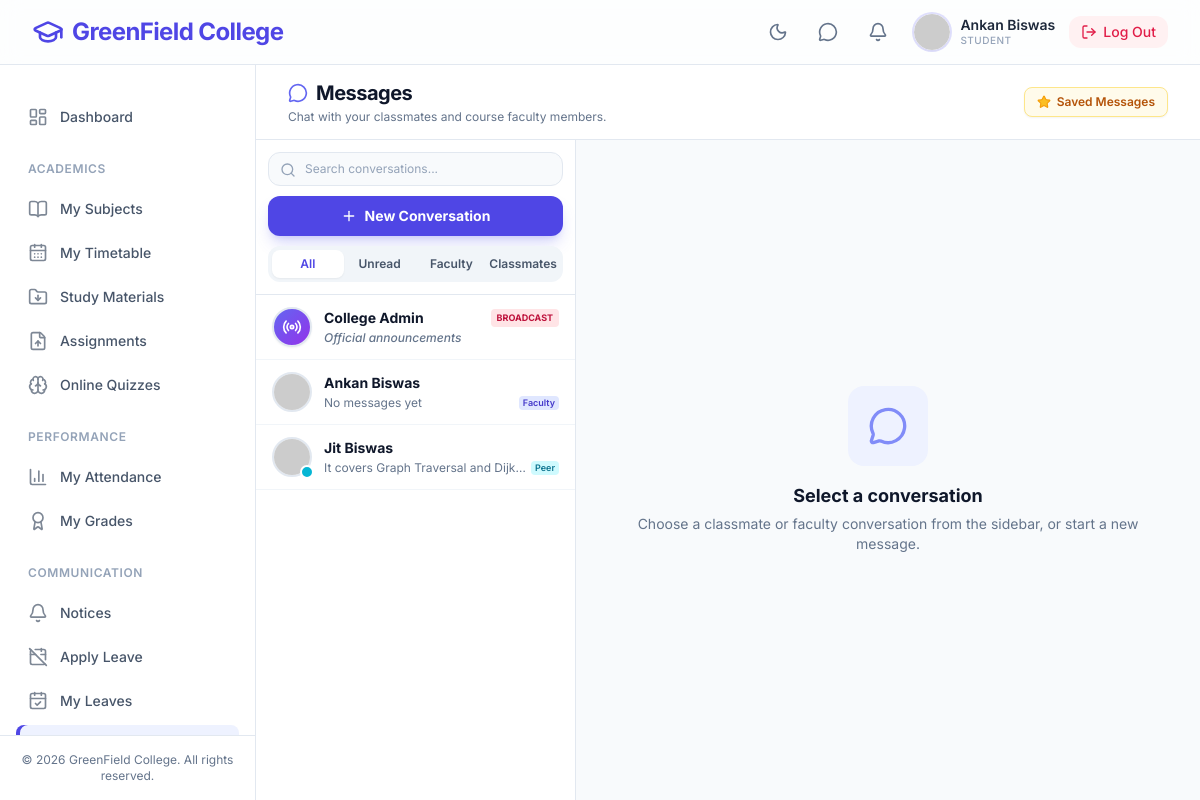
Screenshot of /views/student/messages.php (signed in) with the database file from the repository.
### tables this page shows
CREATE TABLE `conversations` (
  `id` int(11) NOT NULL AUTO_INCREMENT,
  `conv_type` enum('FACULTY_STUDENT','PEER_STUDENT','FACULTY_FACULTY') NOT NULL DEFAULT 'FACULTY_STUDENT',
  `user1_id` int(11) DEFAULT NULL,
  `user1_type` enum('STUDENT','FACULTY') DEFAULT NULL,
  `user2_id` int(11) DEFAULT NULL,
  `user2_type` enum('STUDENT','FACULTY') DEFAULT NULL,
  `student_id` int(11) DEFAULT NULL,
  `faculty_id` int(11) DEFAULT NULL,
  `last_message_at` datetime DEFAULT NULL,
  `student_cleared_at` datetime DEFAULT NULL,
  `faculty_cleared_at` datetime DEFAULT NULL,
  `user1_cleared_at` datetime DEFAULT NULL,
  `user2_cleared_at` datetime DEFAULT NULL,
  `created_at` timestamp NOT NULL DEFAULT current_timestamp(),
  PRIMARY KEY (`id`),
  UNIQUE KEY `uq_conversation_pair` (`student_id`,`faculty_id`),
  UNIQUE KEY `uq_participants` (`user1_id`,`user1_type`,`user2_id`,`user2_type`),
  KEY `idx_conv_student` (`student_id`),
  KEY `idx_conv_faculty` (`faculty_id`),
  KEY `idx_conv_last_msg` (`last_message_at`)
);

### config/database.php (called while the page is built, shortened)
<?php
class Database {
    private static ?Database $instance = null;
    private PDO $connection;
    private string $host = 'localhost';
    private string $db_name = 'college_cms';
    private string $username = 'root';
    private string $password = '';
    private string $charset = 'utf8mb4';
    private function __construct() {
        $dsn = "mysql:host={$this->host};dbname={$this->db_name};charset={$this->charset}";
        $options = [
            PDO::ATTR_ERRMODE            => PDO::ERRMODE_EXCEPTION,
            PDO::ATTR_DEFAULT_FETCH_MODE => PDO::FETCH_ASSOC,
            PDO::ATTR_EMULATE_PREPARES   => false,
        ];
        try {
            $this->connection = new PDO($dsn, $this->username, $this->password, $options);
        } catch (PDOException $e) {
            error_log("Database Connection failed: " . $e->getMessage());
            die("Critical Error: Unable to connect to the database. Please contact system administrator.");
        }
    }
    public static function getInstance(): Database {
        if (self::$instance === null) {
            self::$instance = new Database();
        }
        return self::$instance;
    }
    public function getConnection(): PDO {
        return $this->connection;
    }
}

### controllers/MessageController.php (called while the page is built, shortened)
<?php
require_once __DIR__ . '/../config/database.php';
class MessageController {
    private PDO $db;
    public function __construct() {
        $this->db = Database::getInstance()->getConnection();
    }
    public function getConversations(int $userId, string $role): array {
        try {
            $params = [
                $userId, $role,
                $userId, $role,
                $userId, $role,
                $userId, $role,
                $userId, $role,
                $userId, $role,
                $userId, $role,
                $userId, $role,
                $userId, $role,
                $userId, $role,
                $userId, $role,
                $userId, $role,
                $userId, $role,
                $userId, $role,
                $userId, $role,
                $userId, $role
            ];
            $stmt = $this->db->prepare($sql);
            $stmt->execute($params);
            $conversations = $stmt->fetchAll();
            foreach ($conversations as &$conv) {
                $cId = (int)$conv['id'];
                $isUser1 = ((int)$conv['my_user_num'] === 1);
                $clearedAt = $conv['my_cleared_at'];
                $delCol = $isUser1 ? 'deleted_by_user1' : 'deleted_by_user2';
                $stmtMsg = $this->db->prepare("
                    SELECT content
                    FROM messages
                    WHERE conversation_id = ?
                      AND (? IS NULL OR created_at > ?)
                      AND {$delCol} = 0
                    ORDER BY created_at DESC
                    LIMIT 1
                ");
                $stmtMsg->execute([$cId, $clearedAt, $clearedAt]);
                $lastMsg = $stmtMsg->fetchColumn();
                $stmtUnread = $this->db->prepare("
                    SELECT COUNT(*)
                    FROM messages
                    WHERE conversation_id = ?
                      AND NOT (sender_type = ? AND sender_id = ?)
                      AND is_read = 0
                      AND is_unsent = 0
                      AND (? IS NULL OR created_at > ?)
                      AND {$delCol} = 0
                ");
                $stmtUnread->execute([$cId, $role, $userId, $clearedAt, $clearedAt]);
            }
            return $conversations;
        } catch (\PDOException $e) {
            error_log("DB Error fetching conversations: " . $e->getMessage());
            return [];
        }
    }
}

### views/student/messages.php (the view, shortened to what this page needs)
<?php
require_once __DIR__ . '/../../includes/header.php';
require_once __DIR__ . '/../../controllers/MessageController.php';
$controller = new MessageController();
$userId = (int) $_SESSION['user_id'];
$conversations = $controller->getConversations($userId, 'STUDENT');
$base = defined('BASE_URL') ? BASE_URL : '/college_cms';
$rawConvId = $_GET['conv'] ?? '';
$isBroadcast = ($rawConvId === 'broadcast');
$activeConvId = $isBroadcast ? 'broadcast' : (int) $rawConvId;
?>
<main class="flex-1 overflow-y-auto bg-slate-50 dark:bg-slate-900 transition-colors duration-200">
    <div class="h-full flex flex-col">
        <div class="px-4 sm:px-6 lg:px-8 py-3.5 border-b border-slate-200 dark:border-slate-800 bg-white dark:bg-slate-800/50 flex-shrink-0">
            <div class="flex items-center justify-between max-w-full">
                <div>
                    <h1 class="text-xl font-bold tracking-tight text-slate-900 dark:text-white flex items-center gap-2">
                        <i data-lucide="message-circle" class="w-5 h-5 text-indigo-500"></i> Messages
                    </h1>
                    <p class="text-xs text-slate-500 dark:text-slate-400 mt-0.5">Chat with your classmates and course faculty members.</p>
                </div>
                <div class="flex items-center gap-2">
                    <button onclick="openStarredDrawer()" class="inline-flex items-center gap-1.5 px-3 py-1.5 rounded-lg text-xs font-semibold bg-amber-50 dark:bg-amber-900/30 text-amber-700 dark:text-amber-300 border border-amber-200 dark:border-amber-700/50 hover:bg-amber-100 transition-all shadow-sm">
                        <i data-lucide="star" class="w-3.5 h-3.5 fill-amber-400 text-amber-500"></i>
                        <span class="hidden sm:inline">Saved Messages</span>
                    </button>
                </div>
            </div>
        </div>
        <div class="flex-1 flex overflow-hidden">
            <div id="conv-sidebar" class="w-80 flex-shrink-0 border-r border-slate-200 dark:border-slate-700 bg-white dark:bg-slate-800 flex flex-col <?= $activeConvId ? 'hidden md:flex' : 'flex' ?>">
                <div class="p-3 border-b border-slate-200 dark:border-slate-700 space-y-2.5">
                    <div class="relative">
                        <input type="text" id="sidebar-search-input" placeholder="Search conversations..." oninput="handleSidebarSearch(this.value)" class="w-full pl-9 pr-8 py-2 text-xs rounded-xl border border-slate-200 dark:border-slate-700 bg-slate-50 dark:bg-slate-700/50 text-slate-900 dark:text-white focus:outline-hidden focus:ring-2 focus:ring-indigo-500 dark:focus:ring-indigo-400 focus:bg-white dark:focus:bg-slate-700 placeholder:text-slate-400 transition-all">
                    </div>
                    <button onclick="document.getElementById('new-conv-modal').classList.remove('hidden')"
                        class="w-full flex items-center justify-center gap-2 px-4 py-2.5 bg-indigo-600 hover:bg-indigo-700 text-white rounded-xl text-sm font-bold shadow-lg shadow-indigo-500/25 hover:shadow-indigo-500/40 transition-all">
                        <i data-lucide="plus" class="w-4 h-4"></i> New Conversation
                    </button>
                    <div class="flex items-center p-1 bg-slate-100 dark:bg-slate-700/60 rounded-xl text-xs font-semibold text-slate-600 dark:text-slate-300" id="conv-tabs">
                        <button type="button" onclick="filterConversations('all', this)" class="conv-tab-btn flex-1 py-1.5 text-center rounded-lg transition-all bg-white dark:bg-slate-800 text-indigo-600 dark:text-indigo-400 shadow-sm">
                            All
                        </button>
                        <button type="button" onclick="filterConversations('unread', this)" class="conv-tab-btn flex-1 py-1.5 text-center rounded-lg transition-all hover:text-slate-900 dark:hover:text-white relative">
                            Unread
                        </button>
                        <button type="button" onclick="filterConversations('faculty', this)" class="conv-tab-btn flex-1 py-1.5 text-center rounded-lg transition-all hover:text-slate-900 dark:hover:text-white">
                            Faculty
                        </button>
                        <button type="button" onclick="filterConversations('classmates', this)" class="conv-tab-btn flex-1 py-1.5 text-center rounded-lg transition-all hover:text-slate-900 dark:hover:text-white">
                            Classmates
                        </button>
                    </div>
                </div>
                <div class="flex-1 overflow-y-auto" id="conv-list">
                    <a href="<?= $base ?>/views/student/messages.php?conv=broadcast"
                       data-category="broadcast"
                       data-unread="false"
                       data-search-text="college admin official announcements broadcast"
                       class="conv-item flex items-center gap-3 px-4 py-3 border-b border-slate-100 dark:border-slate-700 hover:bg-slate-50 dark:hover:bg-slate-700/50 transition-colors <?= $isBroadcast ? 'bg-indigo-50 dark:bg-indigo-900/20 border-l-4 border-l-indigo-500' : '' ?>">
                        <div class="w-10 h-10 rounded-full bg-gradient-to-br from-indigo-500 to-purple-600 flex items-center justify-center text-white flex-shrink-0 shadow-sm border-2 border-slate-200 dark:border-slate-600">
                            <i data-lucide="radio" class="w-5 h-5"></i>
                        </div>
                        <div class="flex-1 min-w-0">
                            <div class="flex items-center justify-between">
                                <span class="text-sm font-bold text-slate-900 dark:text-white truncate">College Admin</span>
                                <span class="inline-flex items-center px-1.5 py-0.5 rounded text-[9px] font-bold bg-rose-100 text-rose-700 dark:bg-rose-900/30 dark:text-rose-400 uppercase">Broadcast</span>
                            </div>
                            <p class="text-xs text-slate-500 dark:text-slate-400 truncate mt-0.5 font-medium italic">Official announcements</p>
                        </div>
                    </a>
                    <?php if (empty($conversations)): ?>
                        <div class="p-6 text-center" id="empty-conv-notice">
                            <i data-lucide="message-square-off" class="w-10 h-10 text-slate-300 dark:text-slate-600 mx-auto mb-3"></i>
                            <p class="text-sm text-slate-500 dark:text-slate-400">No conversations yet</p>
                            <p class="text-xs text-slate-400 mt-1">Click above to start a chat with a faculty or classmate</p>
                        </div>
                    <?php else: ?>
                        <?php foreach ($conversations as $conv):
                            $isActive = $activeConvId === (int) $conv['id'];
                            $contactRole = $conv['contact_role'] ?? 'FACULTY';
                            $category = ($contactRole === 'STUDENT') ? 'student' : 'faculty';
                            $unreadCount = (int) ($conv['unread_count'] ?? 0);
                            $contactName = $conv['contact_name'] ?? 'Contact';
                            $avatarColor = ($contactRole === 'STUDENT') ? '06b6d4' : '4f46e5';
                            $contactPic = !empty($conv['contact_pic'])
                                ? $base . '/uploads/profiles/' . htmlspecialchars($conv['contact_pic'])
                                : 'https://ui-avatars.com/api/?name=' . urlencode($contactName) . '&background=' . $avatarColor . '&color=fff&bold=true';
                        ?>
                            <a href="<?= $base ?>/views/student/messages.php?conv=<?= $conv['id'] ?>"
                               data-category="<?= $category ?>"
                               data-unread="<?= $unreadCount > 0 ? 'true' : 'false' ?>"
                               data-search-text="<?= htmlspecialchars(strtolower($contactName . ' ' . ($conv['last_message'] ?? '') . ' ' . ($conv['contact_roll'] ?? ''))) ?>"
                               class="conv-item flex items-center gap-3 px-4 py-3 border-b border-slate-100 dark:border-slate-700 hover:bg-slate-50 dark:hover:bg-slate-700/50 transition-colors <?= $isActive ? 'bg-indigo-50 dark:bg-indigo-900/20 border-l-4 border-l-indigo-500' : '' ?>">
                                <div class="relative flex-shrink-0">
                                    <img src="<?= $contactPic ?>" alt="" class="w-10 h-10 rounded-full object-cover border-2 border-slate-200 dark:border-slate-600">
                                    <?php if ($contactRole === 'STUDENT'): ?>
                                        <span class="absolute -bottom-0.5 -right-0.5 w-3.5 h-3.5 rounded-full bg-cyan-500 border-2 border-white dark:border-slate-800" title="Classmate"></span>
                                    <?php endif; ?>
                                </div>
                                <div class="flex-1 min-w-0">
                                    <div class="flex items-center justify-between">
                                        <span class="text-sm font-bold text-slate-900 dark:text-white truncate"><?= htmlspecialchars($contactName) ?></span>
                                    </div>
                                    <div class="flex items-center justify-between mt-0.5">
                                        <p class="text-xs text-slate-500 dark:text-slate-400 truncate"><?= htmlspecialchars($conv['last_message'] ?? 'No messages yet') ?></p>
                                        <span class="text-[9px] px-1 py-0.2 rounded font-semibold <?= $contactRole === 'STUDENT' ? 'bg-cyan-100 text-cyan-700 dark:bg-cyan-900/30 dark:text-cyan-400' : 'bg-indigo-100 text-indigo-700 dark:bg-indigo-900/30 dark:text-indigo-400' ?>">
                                            <?= $contactRole === 'STUDENT' ? 'Peer' : 'Faculty' ?>
                                        </span>
                                    </div>
                                </div>
                            </a>
                        <?php endforeach; ?>
                    <?php endif; ?>
                </div>
            </div>
            <div class="flex-1 flex flex-col min-w-0 <?= !$activeConvId ? 'hidden md:flex' : 'flex' ?>">
                <?php if (!$activeConvId): ?>
                    <div class="flex-1 flex items-center justify-center p-8">
                        <div class="text-center">
                            <div class="w-20 h-20 mx-auto mb-4 rounded-2xl bg-indigo-50 dark:bg-indigo-900/20 flex items-center justify-center">
                                <i data-lucide="message-circle" class="w-10 h-10 text-indigo-400 dark:text-indigo-600"></i>
                            </div>
                            <h3 class="text-lg font-bold text-slate-900 dark:text-white">Select a conversation</h3>
                            <p class="text-sm text-slate-500 mt-1">Choose a classmate or faculty conversation from the sidebar, or start a new message.</p>
                        </div>
                    </div>
                <?php endif; ?>
            </div>
        </div>
    </div>
</main>
<?php require_once __DIR__ . '/../../includes/footer.php'; ?>

### rows the page displays
conversations: contactName "Ankan Biswas", last_message "No messages yet", shows "Faculty"
conversations: contactName "Jit Biswas", last_message "It covers Graph Traversal and Dijk…", shows "Peer"

### other values shown
$userName "Ankan Biswas"
$roleName "STUDENT"
$link['label'] "Dashboard"
$link['label'] "ACADEMICS"
$link['label'] "My Subjects"
$link['label'] "My Timetable"
$link['label'] "Study Materials"
$link['label'] "Assignments"
$link['label'] "Online Quizzes"
$link['label'] "PERFORMANCE"
$link['label'] "My Attendance"
$link['label'] "My Grades"
$link['label'] "COMMUNICATION"
$link['label'] "Notices"
$link['label'] "Apply Leave"
